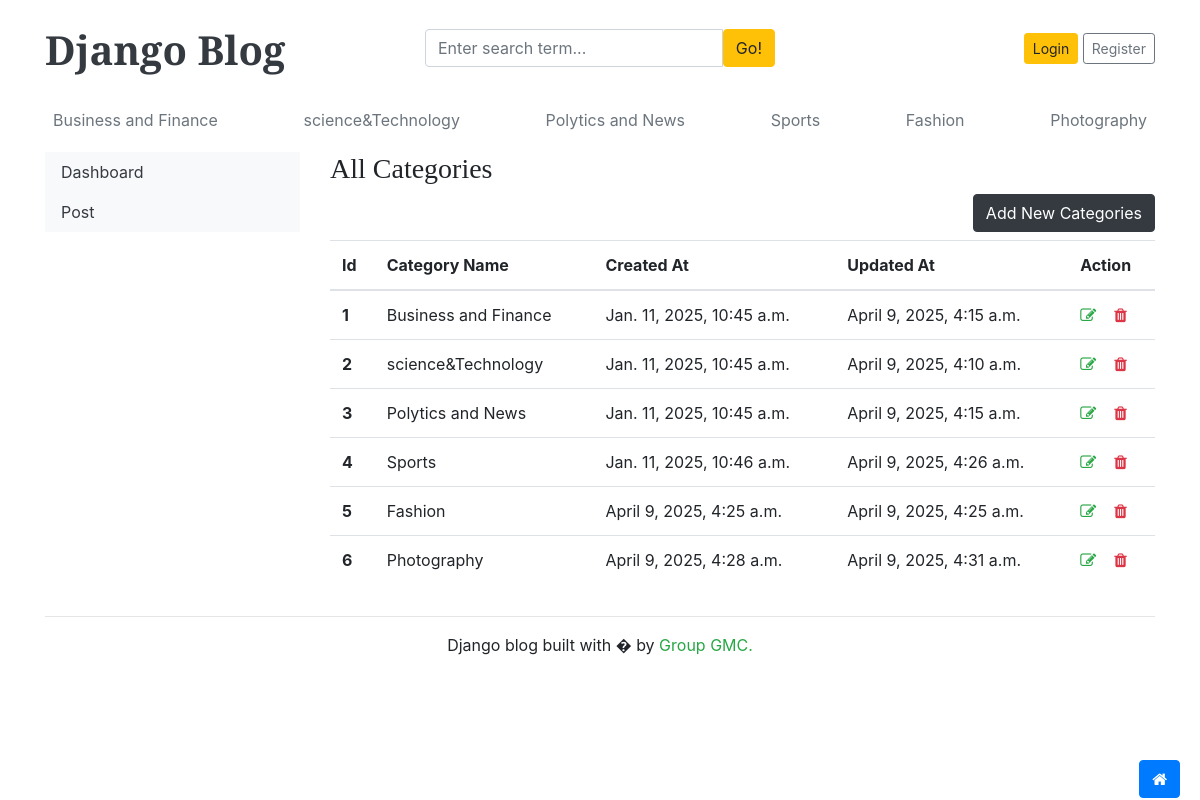
/dashboard/categories/, run on the app's committed database.
### myapp/models.py (models this page shows, shortened)
class Category(models.Model):
    category_name = models.CharField(max_length=30)
    created_at = models.DateTimeField(auto_now_add = True)
    updated_at = models.DateTimeField(auto_now = True)
    class Meta:
        verbose_name_plural = 'Categories'

### dashboard/views.py (the view)
# urls.py: path('categories/',views.categories,name='categories'),
def categories(request):
    return render(request,'dashboard/categories.html')

### myapp/context_processors.py (called while the page is built)
def get_categories(request):
    categories = Category.objects.all()
    return dict(categories=categories)

### myapp/templates/dashboard/categories.html
{% extends '../base/base.html' %}
{% block content %}
<div class="row">
     {% include './left-sidebar.html' %}
    <div class="col-md-9">
      <h3>All Categories</h3>
      <a href="{% url 'add_categories' %}"class="btn btn-dark float-right mb-2">Add New Categories</a>
        <table class="table table-hover">
            <thead>
                <tr>
                  <th >Id</th>
                  <th >Category Name</th>
                  <th >Created At</th>
                  <th >Updated At</th>
                  <th>Action</th>
                </tr>
              </thead>
              <tbody>
                {% for cat in categories %}
                <tr>
                  <th>{{ forloop.counter }}</th>
                  <td>{{ cat.category_name }}</td>
                  <td>{{ cat.created_at }}</td>
                  <td>{{ cat.updated_at }}</td>
                  <td>
                    <a href="{% url 'edit_categories' cat.id %}"><i class="fa fa-edit text-success"></i> </a>&nbsp;&nbsp;
                    <a href="{% url 'del_categories' cat.id %}"><i class="fa fa-trash text-danger"></i></a></td>
                </tr>
                {% endfor %}
              </tbody>
        </table>
    </div>
</div>
{% endblock %}

### myapp/templates/base/base.html
{% include './head.html' %}
{% block content %}
{% endblock %}
{% include './footer.html' %}

### myapp/templates/base/head.html (shortened to what this page needs)
{% load static %}
<!DOCTYPE html>
<html lang="en">
<head>
    <link href="https://getbootstrap.com/docs/4.0/dist/css/bootstrap.min.css" rel="stylesheet">
    <link href="{% static 'static/css/blog.css' %}" rel="stylesheet">
    <link rel="stylesheet" href="https://cdnjs.cloudflare.com/ajax/libs/font-awesome/4.7.0/css/font-awesome.min.css">
  </head>
<body>
<div class="container">
    <header class="blog-header py-3">
      <div class="row flex-nowrap justify-content-between align-items-center">
        <div class="col-4 pt-1">
          <a class="blog-header-logo text-dark" style="font-size: 40px;font-weight: 700;" href="/">Django Blog</a>
        </div>
        <div class="col-4">
          <form action="{% url 'search' %}" method="GET">
            <div class="input-group">
              <input class="form-control" name="keyword" type="text" placeholder="Enter search term..." aria-label="Enter search term..." aria-describedby="button-search" />
              <button type="submit" class="btn btn-warning" id="button-search" type="button">Go!</button>
            </div>
          </form>
        </div>
        <div class="col-4 d-flex justify-content-end align-items-center">
          {% if not user.is_authenticated %}
          <a class="btn btn-sm btn-warning" href="{% url 'login' %}">Login</a> &nbsp;
          <a class="btn btn-sm btn-outline-secondary" href="{% url 'register' %}">Register</a>
          {% else %}
          <span><a href="{% url 'dashboard' %}" class="btn btn-warning mr-2">Dashboard</a></span>
          <span><a href="{% url 'logout' %}" class="btn btn-dark">Logout</a></span>
          <!-- {% for u in users %}
          <span>{{ u.username }}</span>
          {% endfor %} -->
          {% endif %}
        </div>
      </div>
    </header>
    <div class="nav-scroller py-1 mb-2">
      <nav class="nav d-flex justify-content-between">
        {% for cat in categories %}
        <a class="p-2 text-muted" href="{% url 'posts_by_category' cat.id %}">{{ cat.category_name }}</a>
        {% endfor %}
      </nav>
    </div>

### myapp/templates/dashboard/left-sidebar.html (shortened to what this page needs)
<div class="col-md-3">
    <div class="nav flex-column nav-pills bg-light aria-orientation='vertical'">
        <a href="{% url 'dashboard' %}" class="nav-link text-dark {% if '/dashboard/' == request.path %}bg-warning{% endif %}">Dashboard</a>
        <a href="{% url 'post' %}" class="nav-link text-dark  {% if '/post/' in request.path %}bg-warning{% endif %}">Post</a>
    </div>
</div>

### myapp/templates/base/footer.html
<footer class="blog-footer">
  <hr>
    <p class="text-center ">Django blog built with � by <a href="#" class="text-success">Group GMC.</a></p>
  </footer>
  </body>
  </html>
  <a href="{% url 'home' %}" class="btn btn-primary" style="position: fixed;bottom: 2px;right: 20px;">
    <i class="fa fa-home"></i>
  </a>

### myapp/static/css/blog.css (style rules this page uses)
.blog-header-logo { font-family: "Playfair Display", Georgia, "Times New Roman", serif; font-size: 2.25rem; }
h1, h2, h3, h4, h5, h6 { font-family: "Playfair Display", Georgia, "Times New Roman", serif; }

### data on the page
Category: category_name "Business and Finance", created_at "Jan. 11, 2025, 10:45 a.m.", updated_at "April 9, 2025, 4:15 a.m."
Category: category_name "science&Technology", created_at "Jan. 11, 2025, 10:45 a.m.", updated_at "April 9, 2025, 4:10 a.m."
Category: category_name "Polytics and News", created_at "Jan. 11, 2025, 10:45 a.m.", updated_at "April 9, 2025, 4:15 a.m."
Category: category_name "Sports", created_at "Jan. 11, 2025, 10:46 a.m.", updated_at "April 9, 2025, 4:26 a.m."
Category: category_name "Fashion", created_at "April 9, 2025, 4:25 a.m.", updated_at "April 9, 2025, 4:25 a.m."
Category: category_name "Photography", created_at "April 9, 2025, 4:28 a.m.", updated_at "April 9, 2025, 4:31 a.m."
